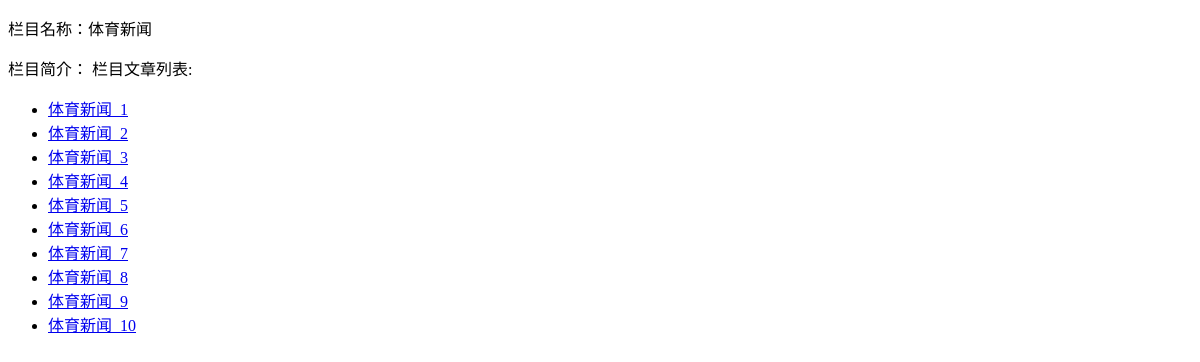
The page /column/sports/ on the database as committed earlier.
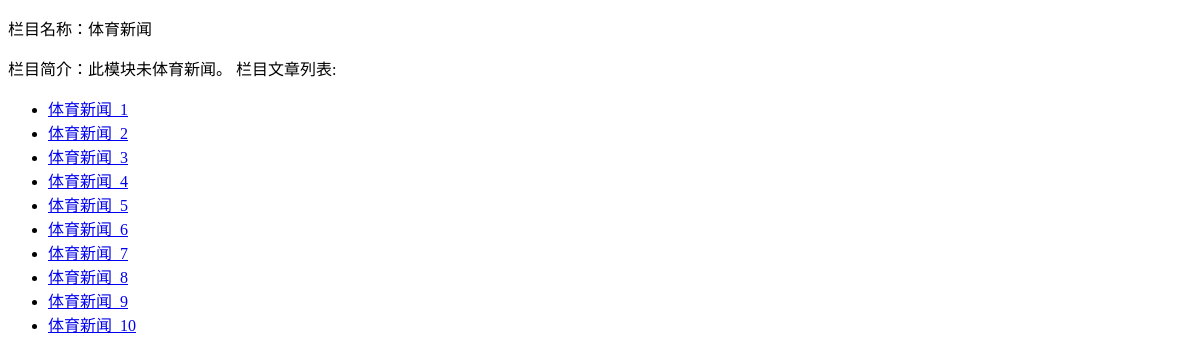
The same page on the database as committed later.
### news/models.py (models this page shows, shortened)
@python_2_unicode_compatible
class Column(models.Model):  #栏目
    name = models.CharField('栏目名称',max_length=256)
    slug = models.CharField('栏目网站',max_length=256,db_index=True)
    intro = models.TextField('栏目简介',default='')
    nav_display = models.BooleanField('导航显示',default=False)
    home_display = models.BooleanField('首页显示',default=False)
    class Meta:
        verbose_name = '栏目'
        verbose_name_plural = '栏目'
        ordering = ['name']

@python_2_unicode_compatible
class Article(models.Model):  #文章
    column = models.ManyToManyField(Column,verbose_name='归属栏目')
    title = models.CharField('标题',max_length=256)
    slug = models.CharField('网址',max_length=256,unique=True)
    author = models.ForeignKey('auth.User',blank=True,null=True,verbose_name='作者')
    content = UEditorField('内容',height=300,width=1000,
                           default=u'',blank=True,
                           imagePath='uploads/images/',toolbars='besttome',
                           filePath='uploads/files/')
    published = models.BooleanField('正式发布',default=True)
    pub_date = models.DateTimeField('发布时间',auto_now_add=True,editable=True)
    update_time = models.DateTimeField('更新时间',auto_now_add=True,null=True)
    def get_absolute_url(self):
        return reverse('article',args=(self.pk,self.slug,))
    class Meta:
        verbose_name = '教程'
        verbose_name_plural = '教程'

### news/views.py (the view)
# urls.py: url(r'^column/(?P<column_slug>[^/]+)/$','news.views.column_detail',name='column'),
def column_detail(request,column_slug):
    column = Column.objects.get(slug=column_slug)
    return render(request,'new/column.html',{'column':column})

### templates/new/column.html (shortened to what this page needs)
{% extends "base.html" %}
{% block content %}
<p>栏目名称：{{ column.name }}</p>
栏目简介：{{ column.intro }}
栏目文章列表:
<ul>
    {% for article in column.article_set.all %}
        <li>
            <a href="{{ article.get_absolute_url }}">{{ article.title }}</a>
        </li>
    {% endfor %}
</ul>
{% endblock content%}

### templates/base.html (shortened to what this page needs)
<!DOCTYPE html>
<html lang="en">
    <head>
    </head>
    <body>
        {% block content %}{% endblock content %}
    </body>
</html>

Rows that differ between the two databases and show on the page:
changed Column "体育新闻": intro (not shown) → "此模块未体育新闻。"
